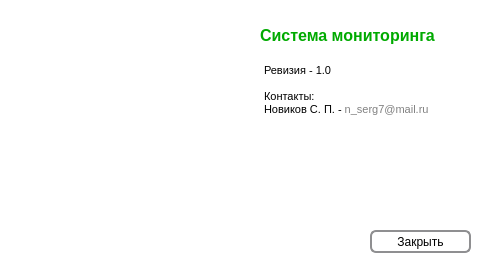
<?xml version="1.0" encoding="UTF-8"?>
<ui version="4.0">
 <class>about</class>
 <widget class="QMainWindow" name="about">
  <property name="geometry">
   <rect>
    <x>0</x>
    <y>0</y>
    <width>489</width>
    <height>265</height>
   </rect>
  </property>
  <property name="sizePolicy">
   <sizepolicy hsizetype="Fixed" vsizetype="Fixed">
    <horstretch>0</horstretch>
    <verstretch>0</verstretch>
   </sizepolicy>
  </property>
  <property name="minimumSize">
   <size>
    <width>489</width>
    <height>265</height>
   </size>
  </property>
  <property name="maximumSize">
   <size>
    <width>489</width>
    <height>265</height>
   </size>
  </property>
  <property name="mouseTracking">
   <bool>false</bool>
  </property>
  <property name="windowTitle">
   <string>О программе</string>
  </property>
  <property name="styleSheet">
   <string notr="true">background-color:white;</string>
  </property>
  <property name="animated">
   <bool>false</bool>
  </property>
  <widget class="QWidget" name="centralwidget">
   <widget class="QPushButton" name="pushButton">
    <property name="geometry">
     <rect>
      <x>370</x>
      <y>230</y>
      <width>101</width>
      <height>23</height>
     </rect>
    </property>
    <property name="styleSheet">
     <string notr="true"> QPushButton {
     border: 2px solid #8f8f91;
     border-radius: 6px;
     background-color: qlineargradient(x1: 0, y1: 0, x2: 0, y2: 1,
                                       stop: 0 #f6f7fa, stop: 1 #dadbde);
     min-width: 80px;
 }
QPushButton:pressed {
     background-color: qlineargradient(x1: 0, y1: 0, x2: 0, y2: 1,
                                       stop: 0 #dadbde, stop: 1 #f6f7fa);
 }</string>
    </property>
    <property name="text">
     <string>Закрыть</string>
    </property>
   </widget>
   <widget class="QLabel" name="label">
    <property name="geometry">
     <rect>
      <x>10</x>
      <y>10</y>
      <width>221</width>
      <height>231</height>
     </rect>
    </property>
    <property name="text">
     <string/>
    </property>
    <property name="textFormat">
     <enum>Qt::AutoText</enum>
    </property>
    <property name="pixmap">
     <pixmap resource="source.qrc">:/img/img/heart-monitor.png</pixmap>
    </property>
    <property name="scaledContents">
     <bool>true</bool>
    </property>
    <property name="wordWrap">
     <bool>false</bool>
    </property>
   </widget>
   <widget class="QLabel" name="label_2">
    <property name="geometry">
     <rect>
      <x>260</x>
      <y>20</y>
      <width>201</width>
      <height>31</height>
     </rect>
    </property>
    <property name="text">
     <string>&lt;html&gt;&lt;head/&gt;&lt;body&gt;&lt;p&gt;&lt;span style=&quot; font-size:12pt; font-weight:600; color:#00aa00;&quot;&gt;Система мониторинга&lt;/span&gt;&lt;/p&gt;&lt;/body&gt;&lt;/html&gt;</string>
    </property>
   </widget>
   <widget class="QTextBrowser" name="textBrowser">
    <property name="geometry">
     <rect>
      <x>260</x>
      <y>60</y>
      <width>211</width>
      <height>151</height>
     </rect>
    </property>
    <property name="frameShape">
     <enum>QFrame::NoFrame</enum>
    </property>
    <property name="lineWrapMode">
     <enum>QTextEdit::NoWrap</enum>
    </property>
    <property name="html">
     <string>&lt;!DOCTYPE HTML PUBLIC &quot;-//W3C//DTD HTML 4.0//EN&quot; &quot;http://www.w3.org/TR/REC-html40/strict.dtd&quot;&gt;
&lt;html&gt;&lt;head&gt;&lt;meta name=&quot;qrichtext&quot; content=&quot;1&quot; /&gt;&lt;style type=&quot;text/css&quot;&gt;
p, li { white-space: pre-wrap; }
&lt;/style&gt;&lt;/head&gt;&lt;body style=&quot; font-family:'MS Shell Dlg 2'; font-size:8.25pt; font-weight:400; font-style:normal;&quot;&gt;
&lt;p style=&quot; margin-top:0px; margin-bottom:0px; margin-left:0px; margin-right:0px; -qt-block-indent:0; text-indent:0px;&quot;&gt;Ревизия - 1.0&lt;/p&gt;
&lt;p style=&quot;-qt-paragraph-type:empty; margin-top:0px; margin-bottom:0px; margin-left:0px; margin-right:0px; -qt-block-indent:0; text-indent:0px;&quot;&gt;&lt;br /&gt;&lt;/p&gt;
&lt;p style=&quot; margin-top:0px; margin-bottom:0px; margin-left:0px; margin-right:0px; -qt-block-indent:0; text-indent:0px;&quot;&gt;Контакты:&lt;/p&gt;
&lt;p style=&quot; margin-top:0px; margin-bottom:0px; margin-left:0px; margin-right:0px; -qt-block-indent:0; text-indent:0px;&quot;&gt;Новиков С. П. - &lt;span style=&quot; font-family:'Verdana,sans-serif'; font-size:8pt; color:rgba(0,0,0,0.494118); background-color:#ffffff;&quot;&gt;n_serg7@mail.ru&lt;/span&gt;&lt;/p&gt;
&lt;p style=&quot;-qt-paragraph-type:empty; margin-top:0px; margin-bottom:0px; margin-left:0px; margin-right:0px; -qt-block-indent:0; text-indent:0px; font-family:'Verdana,sans-serif'; font-size:8pt; color:rgba(0,0,0,0.494118);&quot;&gt;&lt;br /&gt;&lt;/p&gt;&lt;/body&gt;&lt;/html&gt;</string>
    </property>
   </widget>
  </widget>
 </widget>
 <resources>
  <include location="source.qrc"/>
 </resources>
 <connections/>
</ui>
